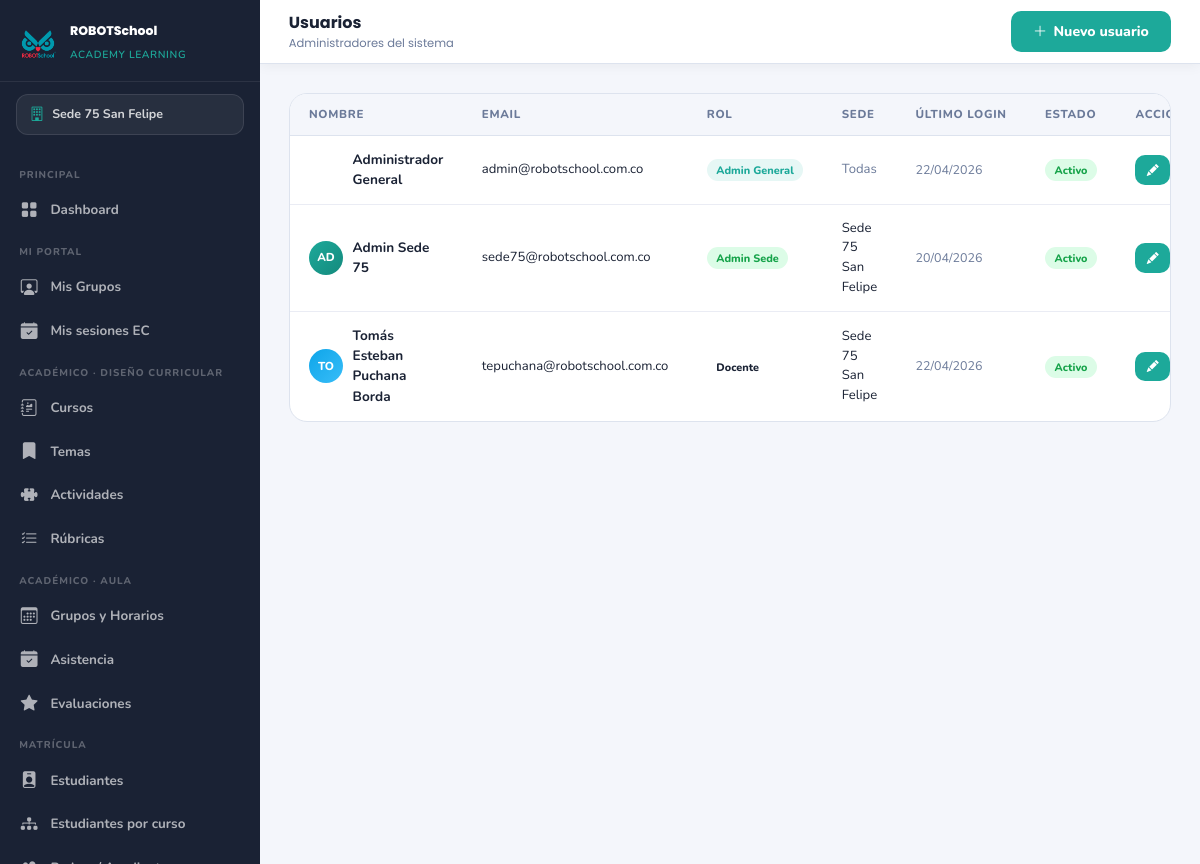
Screenshot of /modulos/usuarios/index.php (signed in) with the database file from the repository.
### tables this page shows
CREATE TABLE `sedes` (
  `id` int(10) UNSIGNED NOT NULL,
  `nombre` varchar(100) NOT NULL,
  `ciudad` varchar(80) NOT NULL,
  `direccion` varchar(150) NOT NULL,
  `telefono` varchar(20) DEFAULT NULL,
  `email` varchar(100) DEFAULT NULL,
  `activa` tinyint(1) NOT NULL DEFAULT 1,
  `created_at` datetime NOT NULL DEFAULT current_timestamp()
);

CREATE TABLE `usuarios` (
  `id` int(10) UNSIGNED NOT NULL,
  `sede_id` int(10) UNSIGNED DEFAULT NULL COMMENT 'NULL = admin general',
  `nombre` varchar(120) NOT NULL,
  `email` varchar(120) NOT NULL,
  `password_hash` varchar(255) NOT NULL,
  `rol` enum('admin_general','admin_sede','coordinador_pedagogico','docente','padre') NOT NULL DEFAULT 'padre',
  `activo` tinyint(1) NOT NULL DEFAULT 1,
  `ultimo_login` datetime DEFAULT NULL,
  `created_at` datetime NOT NULL DEFAULT current_timestamp()
);

### config/config.php (called while the page is built, shortened)
<?php
function h($str) {
    return htmlspecialchars($str ?? '', ENT_QUOTES, 'UTF-8');
}
function formatFecha($fecha) {
    return date('d/m/Y', strtotime($fecha));
}

### config/auth.php (called while the page is built, shortened)
<?php
function getSedeFiltro() {
    $rol = $_SESSION['usuario_rol'] ?? '';
    return $_SESSION['sede_id'] ?? null;
}

### modulos/usuarios/index.php (the view, shortened to what this page needs)
<?php
require_once __DIR__ . '/../../config/config.php';
require_once ROOT . '/config/auth.php';
$menu_activo = 'usuarios';
$sede_filtro = getSedeFiltro();
$where = $sede_filtro
    ? "WHERE u.rol != 'padre' AND (u.sede_id = ".(int)$sede_filtro." OR u.rol = 'admin_general')"
    : "WHERE u.rol != 'padre'";
$usuarios = $pdo->query("
    SELECT u.*, s.nombre AS sede_nombre
    FROM usuarios u
    LEFT JOIN sedes s ON s.id = u.sede_id
    $where
    ORDER BY FIELD(u.rol,'admin_general','admin_sede','coordinador_pedagogico','docente'), u.nombre
")->fetchAll();
require_once ROOT . '/includes/head.php';
require_once ROOT . '/includes/sidebar.php';
?>
<header class="main-header">
  <div class="header-title">Usuarios <small>Administradores del sistema</small></div>
  <a href="<?= $U ?>modulos/usuarios/form.php" class="btn-rsal-primary">
    <i class="bi bi-plus-lg"></i> Nuevo usuario
  </a>
</header>
<main class="main-content">
  <div class="card-rsal" style="padding:0;overflow:hidden;margin:0;">
    <table class="table-rsal">
      <thead>
        <tr>
          <th>Nombre</th>
          <th>Email</th>
          <th>Rol</th>
          <th>Sede</th>
          <th>&Uacute;ltimo login</th>
          <th>Estado</th>
          <th>Acciones</th>
        </tr>
      </thead>
      <tbody>
        <?php
        $colores_rol = [
            'admin_general'          => 'linear-gradient(135deg,var(--orange),#ff8c42)',
            'admin_sede'             => 'linear-gradient(135deg,var(--teal),var(--teal-d))',
            'coordinador_pedagogico' => 'linear-gradient(135deg,#7c3aed,#a78bfa)',
            'docente'                => 'linear-gradient(135deg,#0ea5e9,#38bdf8)',
        ];
        $labels_rol = [
            'admin_general'          => 'Admin General',
            'admin_sede'             => 'Admin Sede',
            'coordinador_pedagogico' => 'Coordinador',
            'docente'                => 'Docente',
        ];
        $badge_rol = [
            'admin_general'          => 'be-pre',
            'admin_sede'             => 'be-activa',
            'coordinador_pedagogico' => 'be-suspendida',
            'docente'                => 'be-retirada',
        ];
        foreach ($usuarios as $u):
        $color_av = $colores_rol[$u['rol']] ?? 'linear-gradient(135deg,#64748b,#94a3b8)';
        $label_r  = $labels_rol[$u['rol']]  ?? $u['rol'];
        $badge_r  = $badge_rol[$u['rol']]   ?? 'be-pre';
        ?>
        <tr>
          <td>
            <div style="display:flex;align-items:center;gap:.6rem;">
              <div style="width:34px;height:34px;border-radius:50%;background:<?= $color_av ?>;display:flex;align-items:center;justify-content:center;font-size:.72rem;font-weight:800;color:#fff;flex-shrink:0;">
                <?= strtoupper(substr($u['nombre'],0,2)) ?>
              </div>
              <span style="font-size:.85rem;font-weight:700;"><?= h($u['nombre']) ?></span>
            </div>
          </td>
          <td style="font-size:.82rem;"><?= h($u['email']) ?></td>
          <td>
            <span class="badge-estado <?= $badge_r ?>">
              <?= $label_r ?>
            </span>
          </td>
          <td style="font-size:.82rem;"><?= $u['sede_nombre'] ? h($u['sede_nombre']) : '<span style="color:var(--muted)">Todas</span>' ?></td>
          <td style="font-size:.78rem;color:var(--muted);"><?= $u['ultimo_login'] ? formatFecha($u['ultimo_login']) : '&mdash;' ?></td>
          <td><span class="badge-estado <?= $u['activo']?'be-activa':'be-inactiva' ?>"><?= $u['activo']?'Activo':'Inactivo' ?></span></td>
          <td>
            <div style="display:flex;gap:.4rem;">
              <a href="<?= $U ?>modulos/usuarios/form.php?id=<?= $u['id'] ?>"
                 class="btn-rsal-primary" style="padding:.35rem .7rem;font-size:.75rem;">
                <i class="bi bi-pencil-fill"></i>
              </a>
            </div>
          </td>
        </tr>
        <?php endforeach; ?>
      </tbody>
    </table>
  </div>
</main>
</body>
</html>

### includes/sidebar.php (shortened to what this page needs)
<?php
$menu_activo = $menu_activo ?? '';
$rol_actual  = $_SESSION['usuario_rol'] ?? '';
$sedes_nav = $pdo->query("SELECT * FROM sedes WHERE activa = 1 ORDER BY nombre")->fetchAll();
$sede_nombre_activa = 'Todas las sedes';
if ($rol_actual !== 'admin_general' && !empty($_SESSION['sede_id'])) {
    foreach ($sedes_nav as $s) {
        if ($s['id'] == $_SESSION['sede_id']) { $sede_nombre_activa = $s['nombre']; break; }
    }
}
function menu_class($nombre) {
    global $menu_activo;
    return $menu_activo === $nombre ? 'menu-item active' : 'menu-item';
}
$U = BASE_URL;
$es_admin    = in_array($rol_actual, ['admin_general','admin_sede']);
$es_coord    = in_array($rol_actual, ['admin_general','admin_sede','coordinador_pedagogico']);
$es_docente  = in_array($rol_actual, ['admin_general','admin_sede','coordinador_pedagogico','docente']);
?>
<nav class="sidebar" id="sidebar">
  <div class="sidebar-brand">
    <img src="<?= $U ?>assets/img/logo R sin fondo.png" alt="RSAL"/>
    <div class="sidebar-brand-text">
      <strong>ROBOTSchool</strong>
      <small>Academy Learning</small>
    </div>
  </div>
  <div class="sede-selector">
    <i class="bi bi-building"></i>
    <span><?= h($sede_nombre_activa) ?></span>
  </div>
  <div class="sidebar-menu">
    <?php if ($es_admin): ?>
    <div class="menu-section">Principal</div>
    <a href="<?= $U ?>dashboard.php" class="<?= menu_class('dashboard') ?>">
      <i class="bi bi-grid-fill"></i> Dashboard
    </a>
    <?php endif; ?>
    <?php if ($es_docente): ?>
    <div class="menu-section">Mi Portal</div>
    <a href="<?= $U ?>docente/index.php" class="<?= menu_class('docente') ?>">
      <i class="bi bi-person-workspace"></i> Mis Grupos
    </a>
    <a href="<?= $U ?>modulos/extracurriculares/asistencia/mis_sesiones.php" class="<?= menu_class('ec_mis_sesiones') ?>">
      <i class="bi bi-calendar-check-fill"></i> Mis sesiones EC
    </a>
    <?php endif; ?>
    <?php if ($es_coord): ?>
    <div class="menu-section">Acad&eacute;mico &middot; Dise&ntilde;o curricular</div>
    <a href="<?= $U ?>modulos/academico/cursos/index.php" class="<?= menu_class('cursos') ?>">
      <i class="bi bi-journal-richtext"></i> Cursos
    </a>
    <a href="<?= $U ?>modulos/academico/temas/index.php" class="<?= menu_class('temas') ?>">
      <i class="bi bi-bookmark-fill"></i> Temas
    </a>
    <a href="<?= $U ?>modulos/academico/actividades/index.php" class="<?= menu_class('actividades') ?>">
      <i class="bi bi-puzzle-fill"></i> Actividades
    </a>
    <a href="<?= $U ?>modulos/academico/rubricas/index.php" class="<?= menu_class('rubricas') ?>">
      <i class="bi bi-list-check"></i> R&uacute;bricas
    </a>
    <?php endif; ?>
    <?php if ($es_docente): ?>
    <div class="menu-section">Acad&eacute;mico &middot; Aula</div>
    <a href="<?= $U ?>modulos/academico/grupos/index.php" class="<?= menu_class('grupos') ?>">
      <i class="bi bi-calendar3"></i> Grupos y Horarios
    </a>
    <a href="<?= $U ?>modulos/academico/asistencia/index.php" class="<?= menu_class('asistencia') ?>">
      <i class="bi bi-calendar-check-fill"></i> Asistencia
    </a>
    <a href="<?= $U ?>modulos/academico/evaluaciones/index.php" class="<?= menu_class('evaluaciones') ?>">
      <i class="bi bi-star-fill"></i> Evaluaciones
    </a>
    <?php endif; ?>
    <?php if ($es_coord): ?>
    <div class="menu-section">Matr&iacute;cula</div>
    <a href="<?= $U ?>modulos/estudiantes/index.php" class="<?= menu_class('estudiantes') ?>">
      <i class="bi bi-person-badge-fill"></i> Estudiantes
    </a>
    <a href="<?= $U ?>modulos/academico/estudiantes_por_curso.php" class="<?= menu_class('estudiantes_curso') ?>">
      <i class="bi bi-diagram-3-fill"></i> Estudiantes por curso
    </a>
    <?php if ($es_admin): ?>
    <a href="<?= $U ?>modulos/padres/index.php" class="<?= menu_class('padres') ?>">
      <i class="bi bi-people-fill"></i> Padres / Acudientes
    </a>
    <?php endif; ?>
    <?php endif; ?>
  </div>
</nav>

### assets/css/rsal.css (style rules this page uses)
:root { --teal: #1DA99A; --teal-d: #148a7d; --teal-l: #e6f7f5; --teal-ll: #f2fbfa; --red: #E8192C; --red-d: #c41424; --red-l: #fff0f1; --yellow: #FFCA28; --dark: #1a2234; --dark2: #243044; --gray: #f4f6fb; --gray2: #eaecf4; --border: #dde3ee; --muted: #6b7a99; --white: #ffffff; --sidebar-w: 260px; --header-h: 64px; }
*, *::before, *::after { box-sizing: border-box; margin: 0; padding: 0; }
html, body { height: 100%; font-family: 'Nunito', sans-serif; background: var(--gray); color: var(--dark); }
.sidebar { position:fixed;left:0;top:0;bottom:0;width:var(--sidebar-w);background:var(--dark);display:flex;flex-direction:column;z-index:200;overflow-y:auto;overflow-x:hidden; }
.sidebar-brand { padding:1.4rem 1.2rem 1rem;border-bottom:1px solid rgba(255,255,255,.08);display:flex;align-items:center;gap:.8rem; }
.sidebar-brand img { width:38px;flex-shrink:0; }
.sidebar-brand-text strong { display:block;font-family:'Poppins',sans-serif;font-size:.78rem;font-weight:800;color:#fff; }
.sidebar-brand-text small { font-size:.65rem;color:var(--teal);font-weight:600;text-transform:uppercase;letter-spacing:.06em; }
.sede-selector { margin:.75rem 1rem;background:rgba(255,255,255,.06);border:1px solid rgba(255,255,255,.1);border-radius:12px;padding:.55rem .8rem;display:flex;align-items:center;gap:.5rem; }
.sede-selector i { color:var(--teal);font-size:.9rem;flex-shrink:0; }
.sede-selector span { font-size:.78rem;font-weight:700;color:rgba(255,255,255,.8);flex:1;white-space:nowrap;overflow:hidden;text-overflow:ellipsis; }
.sidebar-menu { padding:.5rem 0;flex:1; }
.menu-section { padding:.8rem 1.2rem .35rem;font-size:.62rem;font-weight:800;color:rgba(255,255,255,.3);letter-spacing:.1em;text-transform:uppercase; }
.menu-item { display:flex;align-items:center;gap:.7rem;padding:.58rem 1.2rem;color:rgba(255,255,255,.65);text-decoration:none;font-size:.84rem;font-weight:700;transition:all .2s;position:relative; }
.menu-item i { font-size:1.05rem;flex-shrink:0;width:20px;text-align:center; }
.main-header { position:fixed;left:var(--sidebar-w);right:0;top:0;height:var(--header-h);background:var(--white);border-bottom:1px solid var(--border);display:flex;align-items:center;padding:0 1.8rem;gap:1rem;z-index:100;box-shadow:0 2px 12px rgba(0,0,0,.05); }
.header-title { font-family:'Poppins',sans-serif;font-size:1rem;font-weight:700;color:var(--dark);flex:1; }
.header-title small { display:block;font-size:.72rem;font-weight:400;color:var(--muted); }
.main-content { margin-left:var(--sidebar-w);margin-top:var(--header-h);padding:1.8rem;min-height:calc(100vh - var(--header-h)); }
.card-rsal { background:var(--white);border-radius:18px;border:1px solid var(--border);padding:1.6rem;margin-bottom:1.2rem; }
.btn-rsal-primary { display:inline-flex;align-items:center;gap:.4rem;padding:.65rem 1.4rem;background:var(--teal);color:#fff;border:none;border-radius:10px;font-family:'Nunito',sans-serif;font-size:.88rem;font-weight:800;cursor:pointer;text-decoration:none;transition:all .2s; }
.table-rsal { width:100%;border-collapse:collapse; }
.table-rsal thead th { background:var(--gray);padding:.75rem 1.2rem;font-size:.72rem;font-weight:800;color:var(--muted);text-transform:uppercase;letter-spacing:.06em;border-bottom:1px solid var(--border);white-space:nowrap; }
.table-rsal tbody td { padding:.85rem 1.2rem;font-size:.84rem;border-bottom:1px solid var(--gray2);vertical-align:middle; }
.table-rsal tbody tr:last-child td { border-bottom:none; }
.badge-estado { font-size:.68rem;font-weight:800;padding:.22rem .6rem;border-radius:20px;white-space:nowrap; }
.be-activa { background:#dcfce7;color:#16a34a; }
.be-pre { background:var(--teal-l);color:var(--teal); }

### rows the page displays
sedes: nombre "Sede 75 San Felipe"
usuarios: nombre "Administrador General", email "admin@robotschool.com.co", rol "Admin General", shows "Todas", ultimo_login "22/04/2026", activo "Activo"
usuarios: nombre "AD", nombre "Admin Sede 75", email "sede75@robotschool.com.co", rol "Admin Sede", sede.nombre "Sede 75 San Felipe", ultimo_login "20/04/2026", activo "Activo"
usuarios: nombre "TO", nombre "Tomás Esteban Puchana Borda", email "tepuchana@robotschool.com.co", rol "Docente", sede.nombre "Sede 75 San Felipe", ultimo_login "22/04/2026", activo "Activo"
